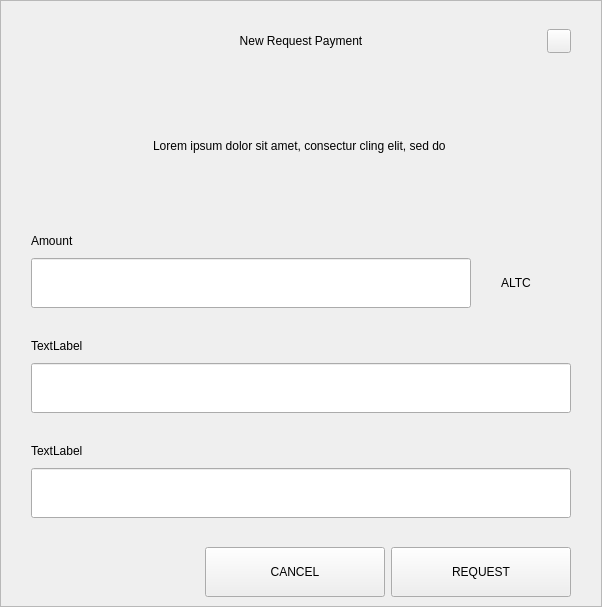
<?xml version="1.0" encoding="UTF-8"?>
<ui version="4.0">
 <class>RequestDialog</class>
 <widget class="QDialog" name="RequestDialog">
  <property name="geometry">
   <rect>
    <x>0</x>
    <y>0</y>
    <width>602</width>
    <height>607</height>
   </rect>
  </property>
  <property name="windowTitle">
   <string>Dialog</string>
  </property>
  <layout class="QVBoxLayout" name="verticalLayout_5">
   <property name="spacing">
    <number>0</number>
   </property>
   <property name="leftMargin">
    <number>0</number>
   </property>
   <property name="topMargin">
    <number>0</number>
   </property>
   <property name="rightMargin">
    <number>0</number>
   </property>
   <property name="bottomMargin">
    <number>0</number>
   </property>
   <item>
    <widget class="QFrame" name="frame">
     <property name="styleSheet">
      <string notr="true"/>
     </property>
     <property name="frameShape">
      <enum>QFrame::StyledPanel</enum>
     </property>
     <property name="frameShadow">
      <enum>QFrame::Raised</enum>
     </property>
     <layout class="QVBoxLayout" name="verticalLayout_4" stretch="1,0,0">
      <property name="spacing">
       <number>0</number>
      </property>
      <property name="leftMargin">
       <number>30</number>
      </property>
      <property name="topMargin">
       <number>20</number>
      </property>
      <property name="rightMargin">
       <number>30</number>
      </property>
      <property name="bottomMargin">
       <number>0</number>
      </property>
      <item>
       <layout class="QHBoxLayout" name="horizontalLayout_3">
        <property name="spacing">
         <number>0</number>
        </property>
        <item>
         <spacer name="horizontalSpacer_21">
          <property name="orientation">
           <enum>Qt::Horizontal</enum>
          </property>
          <property name="sizeHint" stdset="0">
           <size>
            <width>40</width>
            <height>20</height>
           </size>
          </property>
         </spacer>
        </item>
        <item>
         <widget class="QLabel" name="labelTitle">
          <property name="minimumSize">
           <size>
            <width>0</width>
            <height>40</height>
           </size>
          </property>
          <property name="maximumSize">
           <size>
            <width>16777215</width>
            <height>40</height>
           </size>
          </property>
          <property name="styleSheet">
           <string notr="true">padding-left:24px;</string>
          </property>
          <property name="text">
           <string>New Request Payment</string>
          </property>
          <property name="alignment">
           <set>Qt::AlignCenter</set>
          </property>
          <property name="margin">
           <number>7</number>
          </property>
         </widget>
        </item>
        <item>
         <spacer name="horizontalSpacer">
          <property name="orientation">
           <enum>Qt::Horizontal</enum>
          </property>
          <property name="sizeHint" stdset="0">
           <size>
            <width>40</width>
            <height>20</height>
           </size>
          </property>
         </spacer>
        </item>
        <item>
         <widget class="QPushButton" name="btnEsc">
          <property name="minimumSize">
           <size>
            <width>24</width>
            <height>24</height>
           </size>
          </property>
          <property name="maximumSize">
           <size>
            <width>24</width>
            <height>24</height>
           </size>
          </property>
          <property name="focusPolicy">
           <enum>Qt::NoFocus</enum>
          </property>
          <property name="text">
           <string/>
          </property>
         </widget>
        </item>
       </layout>
      </item>
      <item>
       <widget class="QStackedWidget" name="stack">
        <property name="minimumSize">
         <size>
          <width>540</width>
          <height>0</height>
         </size>
        </property>
        <property name="maximumSize">
         <size>
          <width>540</width>
          <height>16777215</height>
         </size>
        </property>
        <property name="currentIndex">
         <number>0</number>
        </property>
        <widget class="QWidget" name="page_1">
         <property name="minimumSize">
          <size>
           <width>540</width>
           <height>0</height>
          </size>
         </property>
         <property name="maximumSize">
          <size>
           <width>540</width>
           <height>16777215</height>
          </size>
         </property>
         <layout class="QVBoxLayout" name="layout1">
          <property name="spacing">
           <number>0</number>
          </property>
          <property name="leftMargin">
           <number>0</number>
          </property>
          <property name="topMargin">
           <number>0</number>
          </property>
          <property name="rightMargin">
           <number>0</number>
          </property>
          <property name="bottomMargin">
           <number>0</number>
          </property>
          <item>
           <spacer name="verticalSpacer_21">
            <property name="orientation">
             <enum>Qt::Vertical</enum>
            </property>
            <property name="sizeType">
             <enum>QSizePolicy::Fixed</enum>
            </property>
            <property name="sizeHint" stdset="0">
             <size>
              <width>20</width>
              <height>30</height>
             </size>
            </property>
           </spacer>
          </item>
          <item alignment="Qt::AlignHCenter">
           <widget class="QLabel" name="labelMessage">
            <property name="minimumSize">
             <size>
              <width>400</width>
              <height>50</height>
             </size>
            </property>
            <property name="text">
             <string>Lorem ipsum dolor sit amet, consectur cling elit, sed do </string>
            </property>
            <property name="alignment">
             <set>Qt::AlignCenter</set>
            </property>
            <property name="wordWrap">
             <bool>true</bool>
            </property>
           </widget>
          </item>
          <item alignment="Qt::AlignBottom">
           <widget class="QWidget" name="containerAmount" native="true">
            <layout class="QVBoxLayout" name="verticalLayout">
             <property name="spacing">
              <number>9</number>
             </property>
             <property name="leftMargin">
              <number>0</number>
             </property>
             <property name="topMargin">
              <number>0</number>
             </property>
             <property name="rightMargin">
              <number>0</number>
             </property>
             <property name="bottomMargin">
              <number>0</number>
             </property>
             <item>
              <widget class="QLabel" name="labelSubtitleAmount">
               <property name="minimumSize">
                <size>
                 <width>350</width>
                 <height>16</height>
                </size>
               </property>
               <property name="maximumSize">
                <size>
                 <width>16777215</width>
                 <height>16</height>
                </size>
               </property>
               <property name="text">
                <string>Amount</string>
               </property>
              </widget>
             </item>
             <item alignment="Qt::AlignTop">
              <widget class="QWidget" name="layoutAmount" native="true">
               <layout class="QHBoxLayout" name="horizontalLayout" stretch="2,0">
                <property name="spacing">
                 <number>0</number>
                </property>
                <property name="leftMargin">
                 <number>0</number>
                </property>
                <property name="topMargin">
                 <number>0</number>
                </property>
                <property name="rightMargin">
                 <number>0</number>
                </property>
                <property name="bottomMargin">
                 <number>0</number>
                </property>
                <item>
                 <widget class="QLineEdit" name="lineEditAmount">
                  <property name="minimumSize">
                   <size>
                    <width>0</width>
                    <height>50</height>
                   </size>
                  </property>
                  <property name="maximumSize">
                   <size>
                    <width>16777215</width>
                    <height>50</height>
                   </size>
                  </property>
                 </widget>
                </item>
                <item>
                 <widget class="QWidget" name="comboContainer" native="true">
                  <property name="minimumSize">
                   <size>
                    <width>100</width>
                    <height>50</height>
                   </size>
                  </property>
                  <property name="maximumSize">
                   <size>
                    <width>16777215</width>
                    <height>50</height>
                   </size>
                  </property>
                  <layout class="QHBoxLayout" name="horizontalLayout_31">
                   <property name="spacing">
                    <number>0</number>
                   </property>
                   <property name="leftMargin">
                    <number>0</number>
                   </property>
                   <property name="topMargin">
                    <number>0</number>
                   </property>
                   <property name="rightMargin">
                    <number>10</number>
                   </property>
                   <property name="bottomMargin">
                    <number>0</number>
                   </property>
                   <item>
                    <widget class="QLabel" name="comboBoxCoin">
                     <property name="text">
                      <string>ALTC</string>
                     </property>
                     <property name="alignment">
                      <set>Qt::AlignCenter</set>
                     </property>
                    </widget>
                   </item>
                  </layout>
                 </widget>
                </item>
               </layout>
              </widget>
             </item>
            </layout>
           </widget>
          </item>
          <item>
           <spacer name="verticalSpacer_31">
            <property name="orientation">
             <enum>Qt::Vertical</enum>
            </property>
            <property name="sizeType">
             <enum>QSizePolicy::Fixed</enum>
            </property>
            <property name="sizeHint" stdset="0">
             <size>
              <width>20</width>
              <height>30</height>
             </size>
            </property>
           </spacer>
          </item>
          <item>
           <layout class="QVBoxLayout" name="verticalLayoutLabel">
            <property name="spacing">
             <number>9</number>
            </property>
            <item>
             <widget class="QLabel" name="labelSubtitleLabel">
              <property name="minimumSize">
               <size>
                <width>0</width>
                <height>16</height>
               </size>
              </property>
              <property name="maximumSize">
               <size>
                <width>16777215</width>
                <height>16</height>
               </size>
              </property>
              <property name="text">
               <string>TextLabel</string>
              </property>
             </widget>
            </item>
            <item>
             <widget class="QLineEdit" name="lineEditLabel">
              <property name="minimumSize">
               <size>
                <width>0</width>
                <height>50</height>
               </size>
              </property>
              <property name="maximumSize">
               <size>
                <width>16777215</width>
                <height>50</height>
               </size>
              </property>
             </widget>
            </item>
           </layout>
          </item>
          <item>
           <spacer name="verticalSpacer_34">
            <property name="orientation">
             <enum>Qt::Vertical</enum>
            </property>
            <property name="sizeType">
             <enum>QSizePolicy::Fixed</enum>
            </property>
            <property name="sizeHint" stdset="0">
             <size>
              <width>20</width>
              <height>30</height>
             </size>
            </property>
           </spacer>
          </item>
          <item>
           <layout class="QVBoxLayout" name="verticalLayoutDescription">
            <property name="spacing">
             <number>9</number>
            </property>
            <item>
             <widget class="QLabel" name="labelSubtitleDescription">
              <property name="minimumSize">
               <size>
                <width>0</width>
                <height>16</height>
               </size>
              </property>
              <property name="maximumSize">
               <size>
                <width>16777215</width>
                <height>16</height>
               </size>
              </property>
              <property name="text">
               <string>TextLabel</string>
              </property>
             </widget>
            </item>
            <item>
             <widget class="QLineEdit" name="lineEditDescription">
              <property name="minimumSize">
               <size>
                <width>0</width>
                <height>50</height>
               </size>
              </property>
              <property name="maximumSize">
               <size>
                <width>16777215</width>
                <height>50</height>
               </size>
              </property>
             </widget>
            </item>
            <item>
             <spacer name="verticalSpacer_4">
              <property name="orientation">
               <enum>Qt::Vertical</enum>
              </property>
              <property name="sizeType">
               <enum>QSizePolicy::Fixed</enum>
              </property>
              <property name="sizeHint" stdset="0">
               <size>
                <width>20</width>
                <height>20</height>
               </size>
              </property>
             </spacer>
            </item>
           </layout>
          </item>
         </layout>
        </widget>
        <widget class="QWidget" name="page_2">
         <layout class="QVBoxLayout" name="layout2">
          <item>
           <spacer name="verticalSpacer_5">
            <property name="orientation">
             <enum>Qt::Vertical</enum>
            </property>
            <property name="sizeType">
             <enum>QSizePolicy::Fixed</enum>
            </property>
            <property name="sizeHint" stdset="0">
             <size>
              <width>20</width>
              <height>50</height>
             </size>
            </property>
           </spacer>
          </item>
          <item alignment="Qt::AlignHCenter">
           <widget class="QLabel" name="labelQrImg">
            <property name="minimumSize">
             <size>
              <width>260</width>
              <height>260</height>
             </size>
            </property>
            <property name="maximumSize">
             <size>
              <width>260</width>
              <height>260</height>
             </size>
            </property>
            <property name="text">
             <string/>
            </property>
            <property name="alignment">
             <set>Qt::AlignCenter</set>
            </property>
           </widget>
          </item>
          <item>
           <spacer name="verticalSpacer_2">
            <property name="orientation">
             <enum>Qt::Vertical</enum>
            </property>
            <property name="sizeType">
             <enum>QSizePolicy::Fixed</enum>
            </property>
            <property name="sizeHint" stdset="0">
             <size>
              <width>20</width>
              <height>30</height>
             </size>
            </property>
           </spacer>
          </item>
          <item alignment="Qt::AlignHCenter">
           <widget class="QLabel" name="labelAddress">
            <property name="text">
             <string>D7VFR83SQbiezrW72hjcWJtcfip5krte2Z </string>
            </property>
           </widget>
          </item>
          <item>
           <spacer name="verticalSpacer_32">
            <property name="orientation">
             <enum>Qt::Vertical</enum>
            </property>
            <property name="sizeType">
             <enum>QSizePolicy::Expanding</enum>
            </property>
            <property name="sizeHint" stdset="0">
             <size>
              <width>20</width>
              <height>20</height>
             </size>
            </property>
           </spacer>
          </item>
          <item>
           <layout class="QHBoxLayout" name="horizontal">
            <property name="leftMargin">
             <number>20</number>
            </property>
            <property name="rightMargin">
             <number>20</number>
            </property>
            <property name="bottomMargin">
             <number>20</number>
            </property>
            <item>
             <spacer name="horizontalSpacer_4">
              <property name="orientation">
               <enum>Qt::Horizontal</enum>
              </property>
              <property name="sizeHint" stdset="0">
               <size>
                <width>40</width>
                <height>20</height>
               </size>
              </property>
             </spacer>
            </item>
            <item>
             <widget class="QPushButton" name="btnCopyAddress">
              <property name="minimumSize">
               <size>
                <width>180</width>
                <height>50</height>
               </size>
              </property>
              <property name="text">
               <string>COPY ADDRESS</string>
              </property>
             </widget>
            </item>
            <item>
             <widget class="QPushButton" name="btnCopyUrl">
              <property name="minimumSize">
               <size>
                <width>180</width>
                <height>50</height>
               </size>
              </property>
              <property name="text">
               <string>COPY URL</string>
              </property>
             </widget>
            </item>
            <item>
             <spacer name="horizontalSpacer_2">
              <property name="orientation">
               <enum>Qt::Horizontal</enum>
              </property>
              <property name="sizeHint" stdset="0">
               <size>
                <width>40</width>
                <height>20</height>
               </size>
              </property>
             </spacer>
            </item>
           </layout>
          </item>
         </layout>
        </widget>
       </widget>
      </item>
      <item>
       <widget class="QWidget" name="buttonsStack" native="true">
        <layout class="QHBoxLayout" name="horizontalLayout_5">
         <property name="leftMargin">
          <number>20</number>
         </property>
         <property name="rightMargin">
          <number>0</number>
         </property>
         <item>
          <spacer name="horizontalSpacer_41">
           <property name="orientation">
            <enum>Qt::Horizontal</enum>
           </property>
           <property name="sizeHint" stdset="0">
            <size>
             <width>40</width>
             <height>20</height>
            </size>
           </property>
          </spacer>
         </item>
         <item>
          <widget class="QPushButton" name="btnCancel">
           <property name="minimumSize">
            <size>
             <width>180</width>
             <height>50</height>
            </size>
           </property>
           <property name="focusPolicy">
            <enum>Qt::NoFocus</enum>
           </property>
           <property name="text">
            <string>CANCEL</string>
           </property>
          </widget>
         </item>
         <item>
          <widget class="QPushButton" name="btnSave">
           <property name="minimumSize">
            <size>
             <width>180</width>
             <height>50</height>
            </size>
           </property>
           <property name="focusPolicy">
            <enum>Qt::NoFocus</enum>
           </property>
           <property name="text">
            <string>REQUEST</string>
           </property>
          </widget>
         </item>
        </layout>
       </widget>
      </item>
     </layout>
    </widget>
   </item>
  </layout>
 </widget>
 <resources/>
 <connections/>
</ui>
